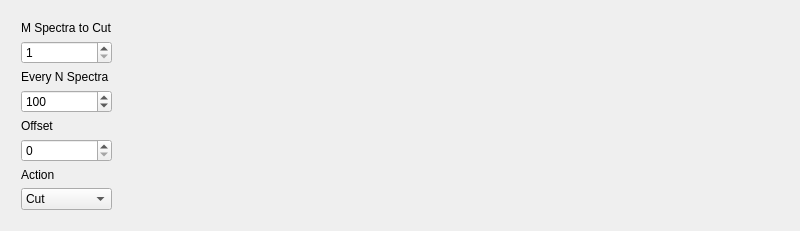
<?xml version="1.0" encoding="UTF-8"?>
<ui version="4.0">
 <class>Form</class>
 <widget class="QWidget" name="Form">
  <property name="geometry">
   <rect>
    <x>0</x>
    <y>0</y>
    <width>800</width>
    <height>219</height>
   </rect>
  </property>
  <property name="windowTitle">
   <string>Form</string>
  </property>
  <layout class="QHBoxLayout" name="horizontalLayout">
   <item>
    <layout class="QVBoxLayout" name="verticalLayout">
     <property name="leftMargin">
      <number>10</number>
     </property>
     <property name="topMargin">
      <number>10</number>
     </property>
     <property name="rightMargin">
      <number>10</number>
     </property>
     <property name="bottomMargin">
      <number>10</number>
     </property>
     <item>
      <widget class="QLabel" name="label">
       <property name="text">
        <string>M Spectra to Cut</string>
       </property>
      </widget>
     </item>
     <item>
      <widget class="QSpinBox" name="spinBoxSpectraToCut">
       <property name="minimum">
        <number>1</number>
       </property>
       <property name="maximum">
        <number>100000000</number>
       </property>
      </widget>
     </item>
     <item>
      <widget class="QLabel" name="label_2">
       <property name="text">
        <string>Every N Spectra</string>
       </property>
      </widget>
     </item>
     <item>
      <widget class="QSpinBox" name="spinBoxEveryNSpectra">
       <property name="maximum">
        <number>10000000</number>
       </property>
       <property name="value">
        <number>100</number>
       </property>
      </widget>
     </item>
     <item>
      <widget class="QLabel" name="label_3">
       <property name="text">
        <string>Offset</string>
       </property>
      </widget>
     </item>
     <item>
      <widget class="QSpinBox" name="spinBoxOffset">
       <property name="maximum">
        <number>100000000</number>
       </property>
      </widget>
     </item>
     <item>
      <widget class="QLabel" name="label_4">
       <property name="text">
        <string>Action</string>
       </property>
      </widget>
     </item>
     <item>
      <widget class="QComboBox" name="comboBoxAction">
       <item>
        <property name="text">
         <string>Cut</string>
        </property>
       </item>
       <item>
        <property name="text">
         <string>Mean</string>
        </property>
       </item>
       <item>
        <property name="text">
         <string>Before</string>
        </property>
       </item>
       <item>
        <property name="text">
         <string>After</string>
        </property>
       </item>
      </widget>
     </item>
     <item>
      <spacer name="verticalSpacer">
       <property name="orientation">
        <enum>Qt::Vertical</enum>
       </property>
       <property name="sizeHint" stdset="0">
        <size>
         <width>20</width>
         <height>40</height>
        </size>
       </property>
      </spacer>
     </item>
    </layout>
   </item>
   <item>
    <spacer name="horizontalSpacer">
     <property name="orientation">
      <enum>Qt::Horizontal</enum>
     </property>
     <property name="sizeHint" stdset="0">
      <size>
       <width>40</width>
       <height>20</height>
      </size>
     </property>
    </spacer>
   </item>
  </layout>
 </widget>
 <resources/>
 <connections/>
</ui>
